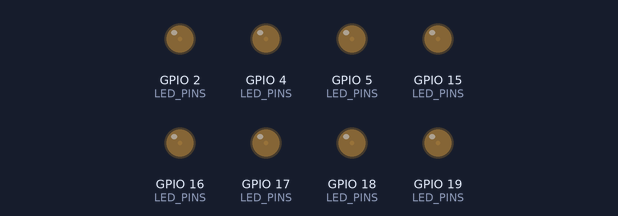
This sketch was run on a simulated ESP32. On the bench: output pins drawn as LEDs (lit = HIGH).

Above: at 23.1 s.
Timing chart, 0 to 40.0 s (numbered marks = the images above):
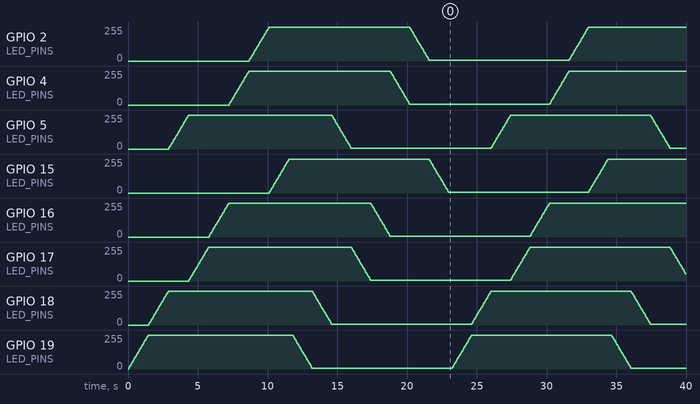

The sketch:

main.ino
```cpp
// path: src/main.cpp
#include <Arduino.h>

const uint8_t LED_PINS[] = {19, 18, 5, 17, 16, 4, 2, 15};
const uint8_t TOTAL_LEDS = sizeof(LED_PINS);

const uint32_t PWM_FREQ  = 5000;
const uint8_t  PWM_RES   = 8;
const uint8_t  DUTY_BOOT = 0;   // Mức khởi động ban đầu (Tắt hoàn toàn)
const uint8_t  DUTY_MIN  = 7;   // Mức sàn duy trì sau chu kỳ 1 (Giữ chân sáng mờ)
const uint8_t  DUTY_MAX  = 255;
const uint8_t  FADE_STEP = 8;
const unsigned long INTERVAL = 45;
const unsigned long PAUSE_MS = 300;

inline void setLedDuty(uint8_t index, uint8_t duty) {
    ledcWrite(LED_PINS[index], duty);
}


uint8_t currentLed = 0;
uint8_t dutyMin = DUTY_BOOT;        // Bắt đầu chu trình đầu tiên tại mức 0
int16_t currentDuty = DUTY_BOOT;
int8_t fadeDir = 1;
unsigned long lastUpdate = 0;
unsigned long interval = INTERVAL;


void setup() {
    for (uint8_t pin : LED_PINS) {
        ledcAttach(pin, PWM_FREQ, PWM_RES);
        ledcWrite(pin, DUTY_BOOT);
    }
}

void loop() {
    unsigned long now = millis();
    if (now - lastUpdate < interval) return;
    lastUpdate = now;

    currentDuty += fadeDir * FADE_STEP;
    bool reached = (fadeDir > 0) ? (currentDuty >= DUTY_MAX) : (currentDuty <= dutyMin);
    if (reached) {
        currentDuty = (fadeDir > 0) ? DUTY_MAX : dutyMin;
    }

    setLedDuty(currentLed, currentDuty);

    if (reached) {
        if (++currentLed >= TOTAL_LEDS) {
            currentLed = 0;
            fadeDir = -fadeDir;
            dutyMin = DUTY_MIN;  // Chốt sàn độ sáng thành 7 sau khi kết thúc lượt quét đầu
            interval = PAUSE_MS; // Áp dụng khoảng nghỉ 300ms trước khi đảo chiều
        } else {
            interval = INTERVAL;
        }
        currentDuty = (fadeDir > 0) ? dutyMin : DUTY_MAX;
    } else {
        interval = INTERVAL;
    }
}
```
